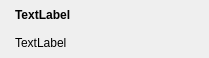
<?xml version="1.0" encoding="UTF-8"?>
<ui version="4.0">
 <class>QGenieProfileListItemWidget</class>
 <widget class="QFrame" name="QGenieProfileListItemWidget">
  <property name="geometry">
   <rect>
    <x>0</x>
    <y>0</y>
    <width>209</width>
    <height>58</height>
   </rect>
  </property>
  <property name="windowTitle">
   <string>Form</string>
  </property>
  <property name="styleSheet">
   <string notr="true"/>
  </property>
  <layout class="QHBoxLayout" name="horizontalLayout">
   <property name="margin">
    <number>2</number>
   </property>
   <item>
    <widget class="QLabel" name="m_profileImageLB">
     <property name="sizePolicy">
      <sizepolicy hsizetype="Preferred" vsizetype="Preferred">
       <horstretch>0</horstretch>
       <verstretch>0</verstretch>
      </sizepolicy>
     </property>
     <property name="text">
      <string/>
     </property>
     <property name="pixmap">
      <pixmap resource="QGenieWireless.qrc">:/image/I_WNetwork.png</pixmap>
     </property>
    </widget>
   </item>
   <item>
    <layout class="QVBoxLayout" name="verticalLayout">
     <property name="spacing">
      <number>2</number>
     </property>
     <item>
      <widget class="QLabel" name="m_profileNameLB">
       <property name="sizePolicy">
        <sizepolicy hsizetype="Expanding" vsizetype="Preferred">
         <horstretch>0</horstretch>
         <verstretch>0</verstretch>
        </sizepolicy>
       </property>
       <property name="styleSheet">
        <string notr="true">font: bold;
</string>
       </property>
       <property name="text">
        <string>TextLabel</string>
       </property>
      </widget>
     </item>
     <item>
      <widget class="QLabel" name="m_profileSecurityLB">
       <property name="sizePolicy">
        <sizepolicy hsizetype="Expanding" vsizetype="Preferred">
         <horstretch>0</horstretch>
         <verstretch>0</verstretch>
        </sizepolicy>
       </property>
       <property name="text">
        <string>TextLabel</string>
       </property>
       <property name="alignment">
        <set>Qt::AlignLeading|Qt::AlignLeft|Qt::AlignVCenter</set>
       </property>
      </widget>
     </item>
    </layout>
   </item>
  </layout>
 </widget>
 <resources>
  <include location="QGenieWireless.qrc"/>
 </resources>
 <connections/>
</ui>
